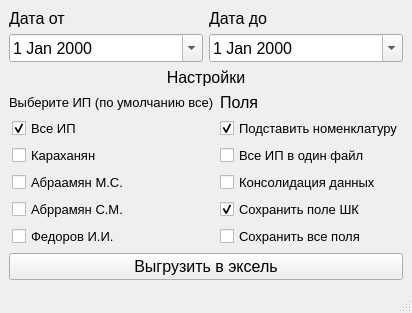
<?xml version="1.0" encoding="UTF-8"?>
<ui version="4.0">
 <class>GetOrders</class>
 <widget class="QMainWindow" name="GetOrders">
  <property name="geometry">
   <rect>
    <x>0</x>
    <y>0</y>
    <width>410</width>
    <height>310</height>
   </rect>
  </property>
  <property name="font">
   <font>
    <family>Arial</family>
    <pointsize>12</pointsize>
   </font>
  </property>
  <property name="windowTitle">
   <string>Заказы для аналитики</string>
  </property>
  <property name="autoFillBackground">
   <bool>false</bool>
  </property>
  <property name="animated">
   <bool>false</bool>
  </property>
  <property name="tabShape">
   <enum>QTabWidget::Rounded</enum>
  </property>
  <property name="unifiedTitleAndToolBarOnMac">
   <bool>false</bool>
  </property>
  <widget class="QWidget" name="centralwidget">
   <layout class="QGridLayout" name="gridLayout_2">
    <item row="1" column="0">
     <widget class="QPushButton" name="pushButtonSaveToExcel">
      <property name="text">
       <string>Выгрузить в эксель</string>
      </property>
     </widget>
    </item>
    <item row="0" column="0">
     <layout class="QGridLayout" name="gridLayout">
      <item row="2" column="0" colspan="2">
       <widget class="QLabel" name="label_3">
        <property name="layoutDirection">
         <enum>Qt::LeftToRight</enum>
        </property>
        <property name="text">
         <string>Настройки</string>
        </property>
        <property name="alignment">
         <set>Qt::AlignCenter</set>
        </property>
       </widget>
      </item>
      <item row="1" column="0" colspan="2">
       <spacer name="verticalSpacer">
        <property name="orientation">
         <enum>Qt::Vertical</enum>
        </property>
        <property name="sizeHint" stdset="0">
         <size>
          <width>20</width>
          <height>40</height>
         </size>
        </property>
       </spacer>
      </item>
      <item row="6" column="0">
       <layout class="QVBoxLayout" name="verticalLayout_3">
        <property name="sizeConstraint">
         <enum>QLayout::SetMinAndMaxSize</enum>
        </property>
        <property name="leftMargin">
         <number>3</number>
        </property>
        <item>
         <widget class="QCheckBox" name="checkBoxAllSellers">
          <property name="font">
           <font>
            <family>Arial</family>
            <pointsize>10</pointsize>
           </font>
          </property>
          <property name="text">
           <string>Все ИП</string>
          </property>
          <property name="checked">
           <bool>true</bool>
          </property>
         </widget>
        </item>
        <item>
         <widget class="QCheckBox" name="checkBoxKar">
          <property name="font">
           <font>
            <family>Arial</family>
            <pointsize>10</pointsize>
           </font>
          </property>
          <property name="text">
           <string>Караханян</string>
          </property>
          <property name="checkable">
           <bool>true</bool>
          </property>
         </widget>
        </item>
        <item>
         <widget class="QCheckBox" name="checkBoxMan">
          <property name="font">
           <font>
            <family>Arial</family>
            <pointsize>10</pointsize>
           </font>
          </property>
          <property name="text">
           <string>Абраамян М.С.</string>
          </property>
          <property name="checkable">
           <bool>true</bool>
          </property>
         </widget>
        </item>
        <item>
         <widget class="QCheckBox" name="checkBoxSam">
          <property name="font">
           <font>
            <family>Arial</family>
            <pointsize>10</pointsize>
           </font>
          </property>
          <property name="text">
           <string>Абррамян С.М.</string>
          </property>
          <property name="checkable">
           <bool>true</bool>
          </property>
         </widget>
        </item>
        <item>
         <widget class="QCheckBox" name="checkBoxFed">
          <property name="font">
           <font>
            <family>Arial</family>
            <pointsize>10</pointsize>
           </font>
          </property>
          <property name="text">
           <string>Федоров И.И.</string>
          </property>
          <property name="checkable">
           <bool>true</bool>
          </property>
         </widget>
        </item>
       </layout>
      </item>
      <item row="5" column="0">
       <widget class="QLabel" name="label_4">
        <property name="font">
         <font>
          <family>Arial</family>
          <pointsize>10</pointsize>
         </font>
        </property>
        <property name="text">
         <string>Выберите ИП (по умолчанию все)</string>
        </property>
       </widget>
      </item>
      <item row="6" column="1">
       <layout class="QVBoxLayout" name="verticalLayout_4">
        <item>
         <widget class="QCheckBox" name="checkBoxInsertNom">
          <property name="font">
           <font>
            <family>Arial</family>
            <pointsize>10</pointsize>
           </font>
          </property>
          <property name="text">
           <string>Подставить номенклатуру</string>
          </property>
          <property name="checked">
           <bool>true</bool>
          </property>
         </widget>
        </item>
        <item>
         <widget class="QCheckBox" name="checkBoxAllSellerInOne">
          <property name="font">
           <font>
            <family>Arial</family>
            <pointsize>10</pointsize>
           </font>
          </property>
          <property name="text">
           <string>Все ИП в один файл</string>
          </property>
         </widget>
        </item>
        <item>
         <widget class="QCheckBox" name="checkBoxConsolid">
          <property name="font">
           <font>
            <family>Arial</family>
            <pointsize>10</pointsize>
           </font>
          </property>
          <property name="text">
           <string>Консолидация данных</string>
          </property>
         </widget>
        </item>
        <item>
         <widget class="QCheckBox" name="checkBoxSaveSKU">
          <property name="font">
           <font>
            <family>Arial</family>
            <pointsize>10</pointsize>
           </font>
          </property>
          <property name="text">
           <string>Сохранить поле ШК</string>
          </property>
          <property name="checked">
           <bool>true</bool>
          </property>
         </widget>
        </item>
        <item>
         <widget class="QCheckBox" name="checkBoxRAW">
          <property name="font">
           <font>
            <family>Arial</family>
            <pointsize>10</pointsize>
           </font>
          </property>
          <property name="text">
           <string>Сохранить все поля</string>
          </property>
         </widget>
        </item>
       </layout>
      </item>
      <item row="0" column="0" colspan="2">
       <layout class="QHBoxLayout" name="horizontalLayout">
        <item>
         <layout class="QVBoxLayout" name="verticalLayout">
          <item>
           <widget class="QLabel" name="label">
            <property name="text">
             <string>Дата от</string>
            </property>
           </widget>
          </item>
          <item>
           <widget class="QDateEdit" name="dateEditFrom">
            <property name="maximumDateTime">
             <datetime>
              <hour>23</hour>
              <minute>59</minute>
              <second>59</second>
              <year>9999</year>
              <month>12</month>
              <day>30</day>
             </datetime>
            </property>
            <property name="calendarPopup">
             <bool>true</bool>
            </property>
           </widget>
          </item>
         </layout>
        </item>
        <item>
         <layout class="QVBoxLayout" name="verticalLayout_2">
          <item>
           <widget class="QLabel" name="label_2">
            <property name="text">
             <string>Дата до</string>
            </property>
           </widget>
          </item>
          <item>
           <widget class="QDateEdit" name="dateEditTo">
            <property name="calendarPopup">
             <bool>true</bool>
            </property>
           </widget>
          </item>
         </layout>
        </item>
       </layout>
      </item>
      <item row="5" column="1">
       <widget class="QLabel" name="label_5">
        <property name="text">
         <string>Поля</string>
        </property>
       </widget>
      </item>
     </layout>
    </item>
   </layout>
  </widget>
  <widget class="QStatusBar" name="statusBar"/>
 </widget>
 <resources/>
 <connections/>
</ui>
